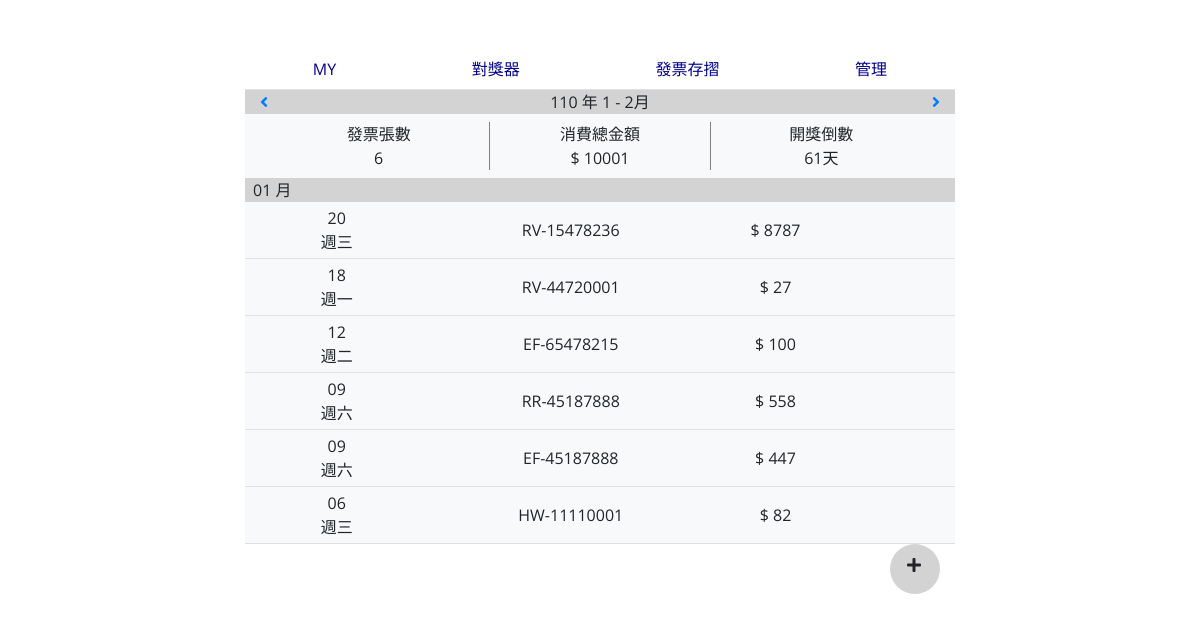
/?do=invoiceDeposit, run on the app's committed database.
### tables this page shows
CREATE TABLE `invoices` (
  `id` int(11) UNSIGNED NOT NULL,
  `code` varchar(2) NOT NULL,
  `number` varchar(8) NOT NULL,
  `period` tinyint(1) UNSIGNED NOT NULL,
  `payment` int(11) UNSIGNED NOT NULL,
  `paytype` varchar(6) NOT NULL,
  `date` date NOT NULL,
  `create_time` timestamp NOT NULL DEFAULT current_timestamp()
);

### invoiceDeposit.php (the view, shortened to what this page needs)
<?php
$year = date('Y');
if (isset($_GET['year'])) {
   $year = $_GET['year'];
} else {
   $year = date('Y');
}
$month = date('m');
$period = ceil($month / 2);
if (isset($_GET['period'])) {
   $period = $_GET['period'];
} else {
   $period = ceil($month / 2);
}
$nextPeriod = $period + 1;
$nextYear = $year;
$prevPeriod = $period - 1;
$prevYear = $year;
if ($prevPeriod < 1) {
   $prevPeriod = '6';
   $prevYear = $year - 1;
};
$month2 = [
   '1' => '1 - 2',
   '2' => '3 - 4',
   '3' => '5 - 6',
   '4' => '7 - 8',
   '5' => '9 - 10',
   '6' => '11 - 12'
];
$mon2 = $month2[$period];
$taiwanY = $year - 1911;
$endmon = [3, 5, 7, 9, 11, 1];
if ($endmon[$period - 1] == 1) {
   $yy = $year + 1;
} else {
   $yy = $year;
};
$now = time();
$end = mktime(13, 30, 0, $endmon[$period - 1], 26, $yy);
$time = $end - $now;
$show = intval($time / 60 / 60 / 24);
?>
<div class="container">
   <div class="row align-items-center" style="background:lightgray;">
      <div class="col-2"><a href="?do=invoiceDeposit&year=<?= $prevYear ?>&period=<?= $prevPeriod ?>"><i class="fas fa-angle-left"></i></a></div>
      <div class="col-8">
         <p class="d-flex justify-content-center mb-0"><?= $taiwanY ?> 年 <?= $mon2 ?>月</p>
      </div>
      <div class="col-2"><a href="?do=invoiceDeposit&year=<?= $nextYear ?>&period=<?= $nextPeriod ?>"><i class="fas fa-angle-right float-right"></i></a></div>
   </div>
   <?php
   $dsn = "mysql:host=localhost;dbname=invoice;charset=utf8";
   $pdo = new PDO($dsn, 'root', '');
   $sql = "select * from `invoices` where `period`='$period' && LEFT(`date`,4) ='$year' order by `date` desc";
   $invoices = $pdo->query($sql)->FetchAll();
   $sql = "select * from `invoices` where `period`='$period' && LEFT(`date`,4) ='$year' GROUP BY SUBSTRING(`date`,6,2)";
   $montypes = $pdo->query($sql)->FetchAll();
   $sql = "select count(period) from `invoices` where `period`='$period' && LEFT(`date`,4) ='$year'";
   $con = $pdo->query($sql)->Fetch();
   $sql = "select sum(payment) from `invoices` where `period`='$period' && LEFT(`date`,4) ='$year'";
   $pm = $pdo->query($sql)->Fetch();
   ?>
   <div class="row text-center m-2">
      <div class="col-4">發票張數<br><?= $con[0]; ?></div>
      <div class="col-4" style="border-left:1px solid gray; border-right:1px solid gray;">消費總金額<br> $ <?= $pm[0]; ?></div>
      <div class="col-4">
         <?php
         if ($show <= 0) {
            echo "<button class='btn btn-info'><a href='?do=chekAwdAll&year=$year&period=$period' class='text-decoration-none text-light'>開始對獎!</a></button>";
         } else {
            echo "開獎倒數<br>" . $show . "天";
         };
         ?>
      </div>
   </div>
   <form action="chekAwdAll.php" method="post">
      <?php
      foreach ($montypes as $mon) {
         $m = substr($mon['date'], 5, 2);
         $floM = ($period * 2) - 1;
         if ($m == $floM) {
      ?>
            <div class="row pl-2" style="background:lightgray;"><?= $m; ?> 月</div>
            <?php
            foreach ($invoices as $inv) {
               $d = substr($inv['date'], -2, 2);
               $wkday = date('w', strtotime($inv['date']));
               $wklist = ['週日', '週一', '週二', '週三', '週四', '週五', '週六'];
               $mm = substr($inv['date'], 5, 2);
               $floMM = ($period * 2) - 1;
               if ($mm == $floMM) {
            ?>
                  <div class="c2 row text-center align-items-center p-1 border-bottom ">
                     <div class="col-3"><?= $d ?><br><?= $wklist[$wkday]; ?></div>
                     <div class="col-5">
                        <?= $inv['code'] . "-" . $inv['number']; ?>
                     </div>
                     <div class="col-2">$ <?= $inv['payment']; ?></div>
                  </div>
            <?php
               }
            }
         } else {
            ?>
            <div class="row pl-2" style="background:lightgray;"><?= $m; ?> 月</div>
      <?php
         }
      }
      ?>
   </form>
   <div class="btnHov">
      <i class="fas fa-plus" style="position:relative;top:9px;left:17px;">
      </i>
   </div>

### index.php (shortened to what this page needs)
<!DOCTYPE html>
<html lang="en">
<head>
    <link rel="stylesheet" href="https://cdn.jsdelivr.net/npm/bootstrap@4.5.3/dist/css/bootstrap.min.css">
    <link rel="stylesheet" href="https://use.fontawesome.com/releases/v5.15.1/css/all.css">
    <link rel="stylesheet" href="style.css">
</head>
<body>
<div class="container my-5">
   <div class="col-md-10 col-lg-8 mx-auto">
      <ul class="nav nav-tabs justify-content-around">
          <li class="nav-item">
            <a class="nav-link p-2" href="?do=keepAcc">MY</a>
          </li>
          <li class="nav-item">
            <a class="nav-link p-2" href="?do=enterAwards">對獎器</a>
          </li>
          <li class="nav-item">
            <a class="nav-link p-2" href="?do=invoiceDeposit">發票存摺</a>
          </li>
          <li class="nav-item">
            <a class="nav-link p-2" href="?do=adminLogin">管理</a>
          </li>
      </ul>
       <div class="bg-light">
          <?php
             if(isset($_GET['do'])){
                 $file = $_GET['do'].".php";
                 include_once $file;
             } else {
                 include_once "keepAcc.php";
             }
           ?>
       </div>
   </div>
</div>
</body>
</html>

### style.css (style rules this page uses)
body { font-family: 'Open Sans', 'Noto Sans TC', Arial, Helvetica, sans-serif; width:100%; margin:0; padding:0; box-sizing:border-box; }
li a { color:darkblue; }
.btnHov { border-radius:50px; width:50px; height:50px; background:lightgray; float: right; }

### data on the page
invoices: date "01", date "18", date "週一", code "RV", number "44720001", payment "27"
invoices: date "20", date "週三", code "RV", number "15478236", payment "8787"
invoices: date "12", date "週二", code "EF", number "65478215", payment "100"
invoices: date "09", date "週六", code "RR", number "45187888", payment "558"
invoices: date "09", date "週六", code "EF", number "45187888", payment "447"
invoices: date "06", date "週三", code "HW", number "11110001", payment "82"

### other printed values
$taiwanY "110"
$mon2 "1 - 2"
$con[0] "6"
$pm[0] "10001"
